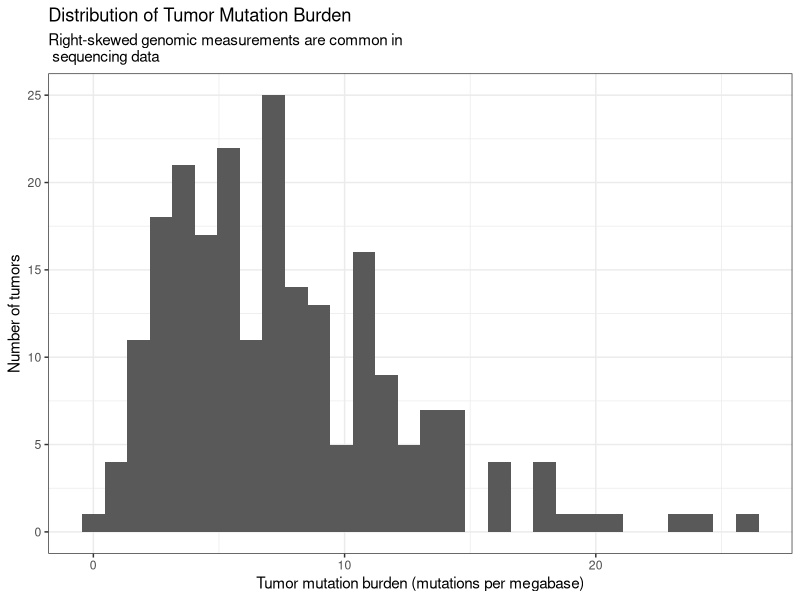
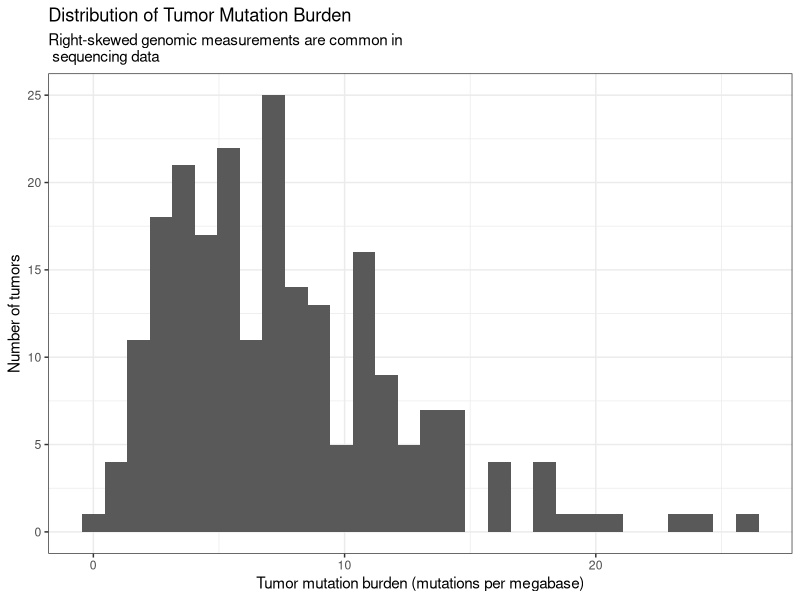
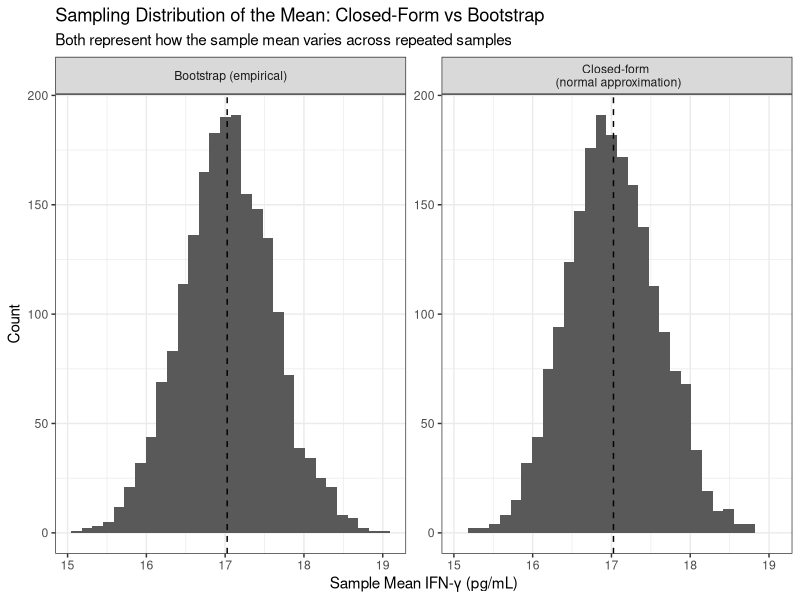
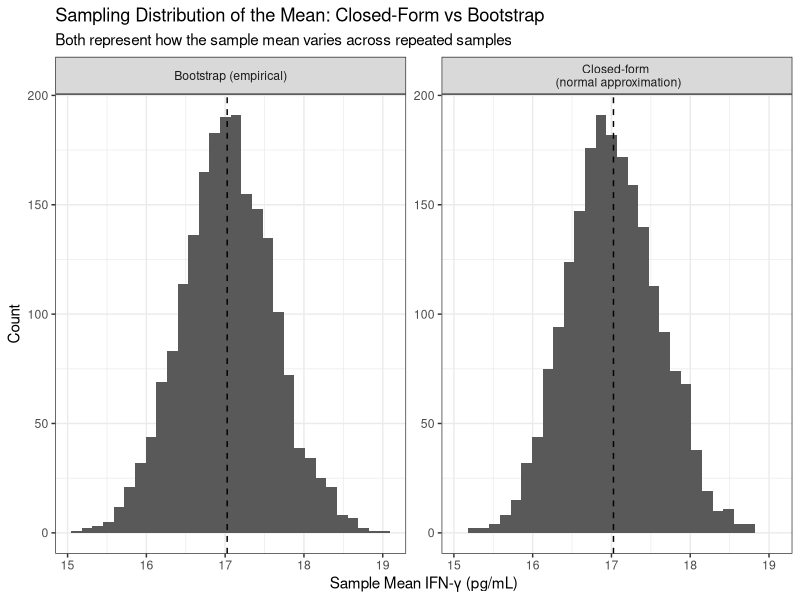
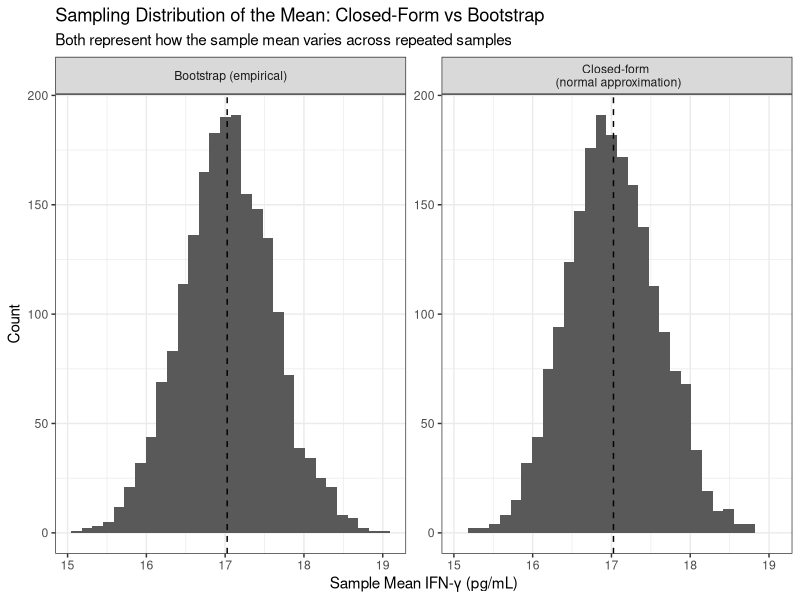

Write the R code that produced these figures, in order.
## ---- chunk 1
library(tidyverse)
library(broom)
library(scales)

set.seed(104)

biomarker_df <- tibble(
  id = 1:180,
  treatment = rep(c("Placebo", "Low dose", "High dose"), each = 60),
  ifng = c(
    rlnorm(60, meanlog = log(11.5), sdlog = 0.35),
    rlnorm(60, meanlog = log(15.3), sdlog = 0.38),
    rlnorm(60, meanlog = log(19.8), sdlog = 0.42)
  ),
  response = c(
    rbinom(60, 1, 0.28),
    rbinom(60, 1, 0.45),
    rbinom(60, 1, 0.62)
  ),
  infections = c(
    rpois(60, lambda = 1.4),
    rpois(60, lambda = 1.1),
    rpois(60, lambda = 0.8)
  ),
  age = round(rnorm(180, mean = 61, sd = 10)),
  bmi = round(rnorm(180, mean = 29, sd = 4.5), 1)
) |>
  mutate(
    treatment = factor(treatment, levels = c("Placebo", "Low dose", "High dose")),
    log_ifng = log(ifng)
  )

# add a small number of extreme values to motivate robust estimation
biomarker_extreme_df <- biomarker_df |>
  mutate(
    ifng_extreme = if_else(id %in% c(8, 77, 146), ifng * 4.5, ifng),
    log_ifng_extreme = log(ifng_extreme)
  )
## ---- chunk 2
library(tidyverse)

set.seed(88)

n <- 220

tmb_df <- tibble(
  patient_id = 1:n,
  
  tumor_type = sample(
    c("Lung", "Colorectal", "Melanoma", "Breast"),
    size = n,
    replace = TRUE,
    prob = c(0.30, 0.28, 0.22, 0.20)
  ),
  
  tumor_stage = sample(
    c("I", "II", "III", "IV"),
    size = n,
    replace = TRUE,
    prob = c(0.18, 0.27, 0.31, 0.24)
  ),
  
  age = round(
    rnorm(
      n,
      mean = 62,
      sd = 10
    )
  ),
  
  tmb = round(
    rgamma(
      n,
      shape = 2.4,
      scale = 3.1
    ),
    2
  ),
  
  high_tmb_status = rbinom(
    n,
    size = 1,
    prob = 0.34
  )
)

head(tmb_df, 5)
## ---- chunk 3
plot <- ggplot(
  tmb_df,
  aes(x = tmb)
) +
  geom_histogram(bins = 30) +
  labs(
    title = "Distribution of Tumor Mutation Burden",
    subtitle = "Right-skewed genomic measurements are common in \n sequencing data",
    x = "Tumor mutation burden (mutations per megabase)",
    y = "Number of tumors"
  ) +
  theme_bw()

plot
## ---- chunk 4
plot <- ggplot(
  tmb_df,
  aes(x = tmb)
) +
  geom_histogram(bins = 30) +
  labs(
    title = "Distribution of Tumor Mutation Burden",
    subtitle = "Right-skewed genomic measurements are common in \n sequencing data",
    x = "Tumor mutation burden (mutations per megabase)",
    y = "Number of tumors"
  ) +
  theme_bw()

plot
## ---- chunk 5
tmb_values <- tmb_df$tmb

head(tmb_values)
## ---- chunk 6
set.seed(100)

bootstrap_sample <- sample(
  x = tmb_values,
  size = length(tmb_values),
  replace = TRUE
)

head(bootstrap_sample)
## ---- chunk 7
mean(bootstrap_sample)
median(bootstrap_sample)
## ---- chunk 8
set.seed(222)

boot_means <- replicate(2000, {

  x_star <- sample(
    tmb_df$tmb,
    size = nrow(tmb_df),
    replace = TRUE
  )

  mean(x_star)

})

head(boot_means)
## ---- chunk 9
set.seed(333)

boot_medians <- replicate(2000, {

  x_star <- sample(
    tmb_df$tmb,
    size = nrow(tmb_df),
    replace = TRUE
  )

  median(x_star)

})

head(boot_medians)
## ---- chunk 10
#options(repos = c(CRAN = "https://cloud.r-project.org"))
#install.packages("DiagrammeR")
library(DiagrammeR)

grViz("
digraph flowchart {
  graph [layout = dot, rankdir = TB]

  node [shape = box]

  A [label = 'Observed TMB data']
  B [label = 'Resample with replacement']
  C [label = 'Compute estimator']
  D [label = 'Store estimate']
  E [label = 'Repeat many times']
  F [label = 'Bootstrap distribution']

  A -> B
  B -> C
  C -> D
  D -> E
  E -> F
}
")
## ---- chunk 11
mean_ifng <- mean(biomarker_df$ifng)
median_ifng <- median(biomarker_df$ifng)

tibble(
  mean_ifng = mean_ifng,
  median_ifng = median_ifng
)
## ---- chunk 12
mean_ifng <- mean(biomarker_df$ifng)
median_ifng <- median(biomarker_df$ifng)

tibble(
  mean_ifng = mean_ifng,
  median_ifng = median_ifng
)
## ---- chunk 13
mean_se <- sd(biomarker_df$ifng) / sqrt(nrow(biomarker_df))
mean_ci <- mean_ifng + c(-1.96, 1.96) * mean_se

tibble(
  mean = mean_ifng,
  se = mean_se,
  lower = mean_ci[1],
  upper = mean_ci[2]
)
## ---- chunk 14
location_summary <- biomarker_df |>
  summarise(
    # Core estimator
    median_ifng = median(ifng),
    
    # Spread around the median
    iqr_ifng = IQR(ifng),
    
    # Key quantiles for interpretation
    q25 = quantile(ifng, 0.25),
    q75 = quantile(ifng, 0.75),
    q90 = quantile(ifng, 0.90)
  )

location_summary
## ---- chunk 15
location_summary <- biomarker_df |>
  summarise(
    # Core estimator
    median_ifng = median(ifng),
    
    # Spread around the median
    iqr_ifng = IQR(ifng),
    
    # Key quantiles for interpretation
    q25 = quantile(ifng, 0.25),
    q75 = quantile(ifng, 0.75),
    q90 = quantile(ifng, 0.90)
  )

location_summary
## ---- chunk 16
library(tidyverse)

# ---------------------------------------
# Setup
# ---------------------------------------

mean_ifng <- mean(biomarker_df$ifng)
n <- nrow(biomarker_df)
sd_ifng <- sd(biomarker_df$ifng)
se_closed <- sd_ifng / sqrt(n)

# ---------------------------------------
# Bootstrap distribution (empirical)
# ---------------------------------------

set.seed(901)

boot_means <- replicate(2000, {
  x_star <- sample(
    biomarker_df$ifng,
    size = n,
    replace = TRUE
  )
  mean(x_star)
})

boot_df <- tibble(
  value = boot_means,
  method = "Bootstrap (empirical)"
)

# ---------------------------------------
# Closed-form distribution (theoretical)
# ---------------------------------------

theory_means <- rnorm(
  2000,
  mean = mean_ifng,
  sd = se_closed
)

theory_df <- tibble(
  value = theory_means,
  method = "Closed-form \n (normal approximation)"
)

# ---------------------------------------
# Combine and plot
# ---------------------------------------

plot_df <- bind_rows(boot_df, theory_df)

plot <- ggplot(plot_df, aes(x = value)) +
  geom_histogram(bins = 30) +
  facet_wrap(~method, scales = "free_y") +
  geom_vline(
    xintercept = mean_ifng,
    linetype = "dashed"
  ) +
  labs(
    title = "Sampling Distribution of the Mean: Closed-Form vs Bootstrap",
    subtitle = "Both represent how the sample mean varies across repeated samples",
    x = "Sample Mean IFN-γ (pg/mL)",
    y = "Count"
  ) +
  theme_bw()
plot
## ---- chunk 17

#| fig-width: 4
#| fig-height: 3
#| 
library(tidyverse)

# ---------------------------------------
# Setup
# ---------------------------------------

mean_ifng <- mean(biomarker_df$ifng)
n <- nrow(biomarker_df)
sd_ifng <- sd(biomarker_df$ifng)
se_closed <- sd_ifng / sqrt(n)

# ---------------------------------------
# Bootstrap distribution (empirical)
# ---------------------------------------

set.seed(901)

boot_means <- replicate(2000, {
  x_star <- sample(
    biomarker_df$ifng,
    size = n,
    replace = TRUE
  )
  mean(x_star)
})

boot_df <- tibble(
  value = boot_means,
  method = "Bootstrap (empirical)"
)

# ---------------------------------------
# Closed-form distribution (theoretical)
# ---------------------------------------

theory_means <- rnorm(
  2000,
  mean = mean_ifng,
  sd = se_closed
)

theory_df <- tibble(
  value = theory_means,
  method = "Closed-form \n (normal approximation)"
)

# ---------------------------------------
# Combine and plot
# ---------------------------------------

plot_df <- bind_rows(boot_df, theory_df)

plot <- ggplot(plot_df, aes(x = value)) +
  geom_histogram(bins = 30) +
  facet_wrap(~method, scales = "free_y") +
  geom_vline(
    xintercept = mean_ifng,
    linetype = "dashed"
  ) +
  labs(
    title = "Sampling Distribution of the Mean: Closed-Form vs Bootstrap",
    subtitle = "Both represent how the sample mean varies across repeated samples",
    x = "Sample Mean IFN-γ (pg/mL)",
    y = "Count"
  ) +
  theme_bw()

## ---- chunk 18
#| fig-width: 4
#| fig-height: 3

plot
## ---- chunk 19

#| fig-width: 4
#| fig-height: 3
#| 
library(tidyverse)

# ---------------------------------------
# Setup
# ---------------------------------------

mean_ifng <- mean(biomarker_df$ifng)
n <- nrow(biomarker_df)
sd_ifng <- sd(biomarker_df$ifng)
se_closed <- sd_ifng / sqrt(n)

# ---------------------------------------
# Bootstrap distribution (empirical)
# ---------------------------------------

set.seed(901)

boot_means <- replicate(2000, {
  x_star <- sample(
    biomarker_df$ifng,
    size = n,
    replace = TRUE
  )
  mean(x_star)
})

boot_df <- tibble(
  value = boot_means,
  method = "Bootstrap (empirical)"
)

# ---------------------------------------
# Closed-form distribution (theoretical)
# ---------------------------------------

theory_means <- rnorm(
  2000,
  mean = mean_ifng,
  sd = se_closed
)

theory_df <- tibble(
  value = theory_means,
  method = "Closed-form \n (normal approximation)"
)

# ---------------------------------------
# Combine and plot
# ---------------------------------------

plot_df <- bind_rows(boot_df, theory_df)

plot <- ggplot(plot_df, aes(x = value)) +
  geom_histogram(bins = 30) +
  facet_wrap(~method, scales = "free_y") +
  geom_vline(
    xintercept = mean_ifng,
    linetype = "dashed"
  ) +
  labs(
    title = "Sampling Distribution of the Mean: Closed-Form vs Bootstrap",
    subtitle = "Both represent how the sample mean varies across repeated samples",
    x = "Sample Mean IFN-γ (pg/mL)",
    y = "Count"
  ) +
  theme_bw()

## ---- chunk 20
#| fig-width: 4
#| fig-height: 3

plot
